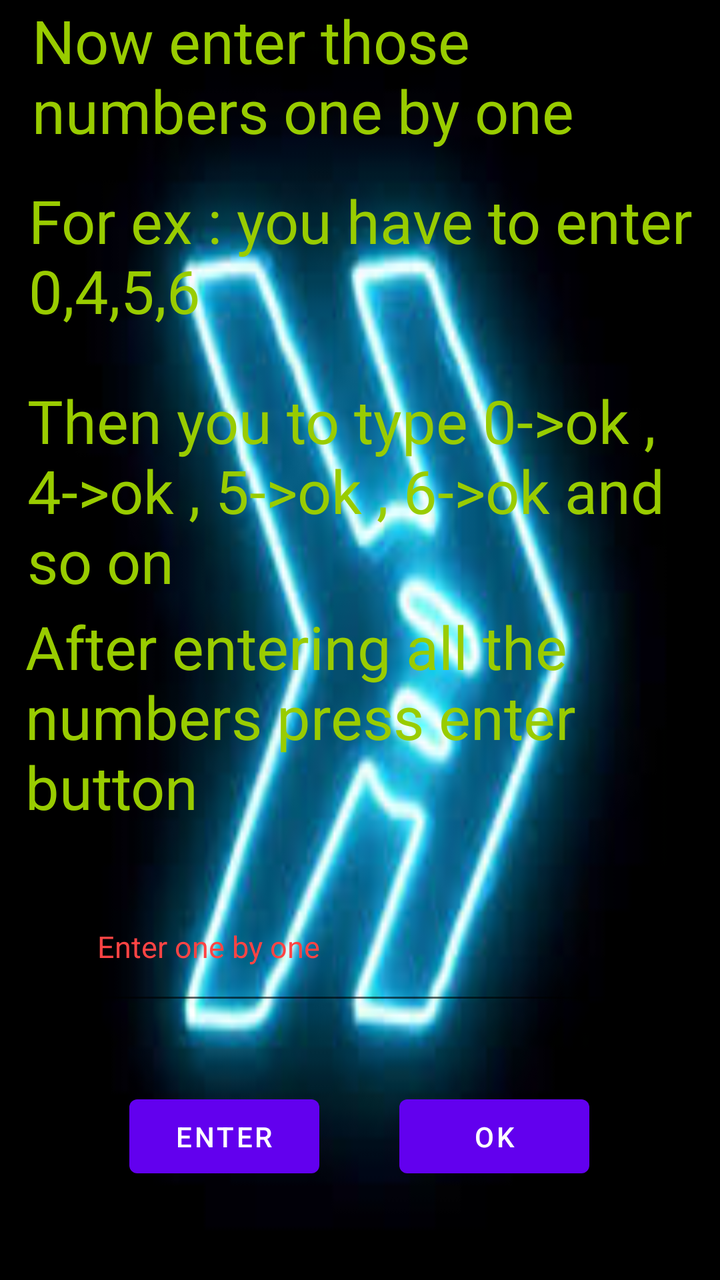
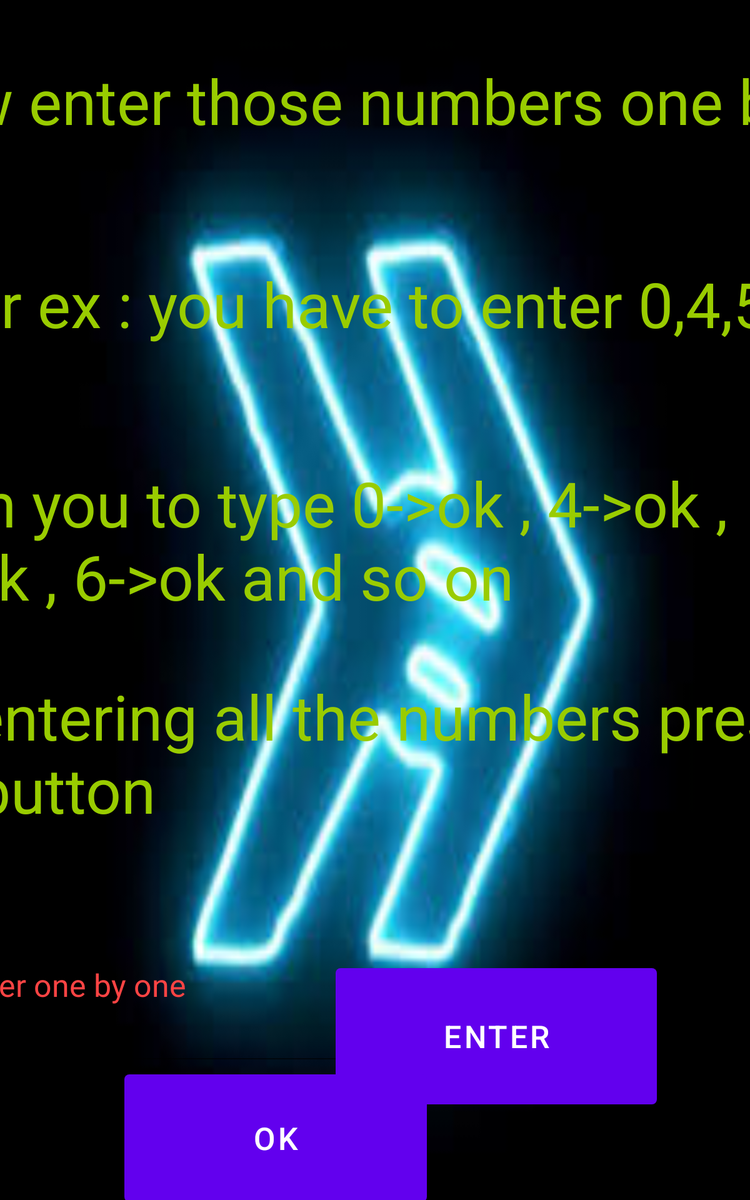

Compare how this app lays out the same screen by default and in its alternative resource folder. The renders come first, then the two layout files and the values they reference.
<!-- AndroidManifest.xml: application theme Theme.KMap -->
<!-- res/layout/activity_two_variable2nd.xml -->
<?xml version="1.0" encoding="utf-8"?>
<androidx.constraintlayout.widget.ConstraintLayout xmlns:android="http://schemas.android.com/apk/res/android"
    xmlns:app="http://schemas.android.com/apk/res-auto"
    xmlns:tools="http://schemas.android.com/tools"
    android:layout_width="match_parent"
    android:layout_height="match_parent"
    android:background="@drawable/b"
    tools:context=".two_variable_2nd">


    <TextView
        android:id="@+id/textView29"
        android:layout_width="328dp"
        android:layout_height="90dp"
        android:text="Now enter those numbers one by one "
        android:textColor="@android:color/holo_green_light"
        android:textSize="30sp"
        app:layout_constraintBottom_toBottomOf="parent"
        app:layout_constraintEnd_toEndOf="parent"
        app:layout_constraintStart_toStartOf="parent"
        app:layout_constraintTop_toTopOf="parent"
        app:layout_constraintVertical_bias="0.0" />

    <TextView
        android:id="@+id/textView30"
        android:layout_width="334dp"
        android:layout_height="100dp"
        android:text="For ex : you have to enter 0,4,5,6"
        android:textColor="@android:color/holo_green_light"
        android:textSize="30sp"
        app:layout_constraintBottom_toBottomOf="parent"
        app:layout_constraintEnd_toEndOf="parent"
        app:layout_constraintHorizontal_bias="0.555"
        app:layout_constraintStart_toStartOf="parent"
        app:layout_constraintTop_toBottomOf="@+id/textView29"
        app:layout_constraintVertical_bias="0.0" />

    <TextView
        android:id="@+id/textView31"
        android:layout_width="336dp"
        android:layout_height="113dp"
        android:text="Then you to type 0->ok , 4->ok , 5->ok , 6->ok and so on"
        android:textColor="@android:color/holo_green_light"
        android:textSize="30sp"
        app:layout_constraintBottom_toBottomOf="parent"
        app:layout_constraintEnd_toEndOf="parent"
        app:layout_constraintHorizontal_bias="0.57"
        app:layout_constraintStart_toStartOf="parent"
        app:layout_constraintTop_toBottomOf="@+id/textView30"
        app:layout_constraintVertical_bias="0.0" />

    <TextView
        android:id="@+id/textView32"
        android:layout_width="335dp"
        android:layout_height="110dp"
        android:text="After entering all the numbers press enter button"
        android:textColor="@android:color/holo_green_light"
        android:textSize="30sp"
        app:layout_constraintBottom_toBottomOf="parent"
        app:layout_constraintEnd_toEndOf="parent"
        app:layout_constraintStart_toStartOf="parent"
        app:layout_constraintTop_toBottomOf="@+id/textView31"
        app:layout_constraintVertical_bias="0.0" />

    <EditText
        android:id="@+id/editTextTextPersonName6"
        android:layout_width="270dp"
        android:layout_height="71dp"
        android:ems="10"
        android:hint="Enter one by one "
        android:inputType="number"
        android:textColorHint="@android:color/holo_red_light"
        android:textSize="15sp"
        app:layout_constraintBottom_toBottomOf="parent"
        app:layout_constraintEnd_toEndOf="parent"
        app:layout_constraintHorizontal_bias="0.496"
        app:layout_constraintStart_toStartOf="parent"
        app:layout_constraintTop_toBottomOf="@+id/textView32"
        app:layout_constraintVertical_bias="0.15" />

    <TextView
        android:id="@+id/textView49"
        android:layout_width="270dp"
        android:layout_height="71dp"
        android:alpha="0"
        android:ems="10"
        android:text="NOW PRESS ENTER BUTTON"
        android:textColor="@color/white"
        android:textColorHint="@android:color/holo_red_light"
        android:textSize="20sp"
        app:layout_constraintBottom_toBottomOf="parent"
        app:layout_constraintEnd_toEndOf="parent"
        app:layout_constraintHorizontal_bias="0.496"
        app:layout_constraintStart_toStartOf="parent"
        app:layout_constraintTop_toBottomOf="@+id/textView32"
        app:layout_constraintVertical_bias="0.15" />

    <LinearLayout
        android:layout_width="280dp"
        android:layout_height="59dp"
        android:gravity="center"
        android:orientation="horizontal"
        app:layout_constraintBottom_toBottomOf="parent"
        app:layout_constraintEnd_toEndOf="parent"
        app:layout_constraintHorizontal_bias="0.496"
        app:layout_constraintStart_toStartOf="parent"
        app:layout_constraintTop_toTopOf="parent"
        app:layout_constraintVertical_bias="0.927">

        <Button
            android:id="@+id/button14"
            android:layout_width="95dp"
            android:layout_height="49dp"
            android:layout_marginRight="20dp"
            android:onClick="Enter"
            android:text="ENTER" />

        <Button
            android:id="@+id/button15"
            android:layout_width="95dp"
            android:layout_height="49dp"
            android:layout_marginLeft="20dp"
            android:onClick="Ok"
            android:text="ok" />
    </LinearLayout>


</androidx.constraintlayout.widget.ConstraintLayout>
<!-- resources referenced by this layout -->
<resources>
  <!-- drawable b: jpg bitmap (drawable-v24, 6883 bytes) -->
  <style name="Theme.KMap" parent="Theme.MaterialComponents.DayNight.DarkActionBar">
          
          <item name="colorPrimary">@color/purple_500</item>
          <item name="colorPrimaryVariant">@color/purple_700</item>
          <item name="colorOnPrimary">@color/white</item>
          
          <item name="colorSecondary">@color/teal_200</item>
          <item name="colorSecondaryVariant">@color/teal_700</item>
          <item name="colorOnSecondary">@color/black</item>
          
          <item name="android:statusBarColor" tools:targetApi="l">?attr/colorPrimaryVariant</item>
          
      </style>
</resources>
<!-- res/layout-sw600dp/activity_two_variable2nd.xml (the repository's variant of the layout above) -->
<!-- drawn on a 7-inch tablet held upright -->
<?xml version="1.0" encoding="utf-8"?>
<androidx.constraintlayout.widget.ConstraintLayout xmlns:android="http://schemas.android.com/apk/res/android"
    xmlns:app="http://schemas.android.com/apk/res-auto"
    xmlns:tools="http://schemas.android.com/tools"
    android:layout_width="match_parent"
    android:layout_height="match_parent"
    android:background="@drawable/b"
    tools:context=".two_variable_2nd">


    <TextView
        android:id="@+id/textView29"
        android:layout_width="783dp"
        android:layout_height="137dp"
        android:text="Now enter those numbers one by one "
        android:textColor="@android:color/holo_green_light"
        android:textSize="50sp"
        app:layout_constraintBottom_toBottomOf="parent"
        app:layout_constraintEnd_toEndOf="parent"
        app:layout_constraintStart_toStartOf="parent"
        app:layout_constraintTop_toTopOf="parent"
        app:layout_constraintVertical_bias="0.057" />

    <TextView
        android:id="@+id/textView30"
        android:layout_width="741dp"
        android:layout_height="143dp"
        android:text="For ex : you have to enter 0,4,5,6"
        android:textColor="@android:color/holo_green_light"
        android:textSize="50sp"
        app:layout_constraintBottom_toBottomOf="parent"
        app:layout_constraintEnd_toEndOf="parent"
        app:layout_constraintHorizontal_bias="0.397"
        app:layout_constraintStart_toStartOf="parent"
        app:layout_constraintTop_toBottomOf="@+id/textView29"
        app:layout_constraintVertical_bias="0.04" />

    <TextView
        android:id="@+id/textView31"
        android:layout_width="792dp"
        android:layout_height="154dp"
        android:text="Then you to type 0->ok , 4->ok , 5->ok , 6->ok and so on"
        android:textColor="@android:color/holo_green_light"
        android:textSize="50sp"
        app:layout_constraintBottom_toBottomOf="parent"
        app:layout_constraintEnd_toEndOf="parent"
        app:layout_constraintHorizontal_bias="0.517"
        app:layout_constraintStart_toStartOf="parent"
        app:layout_constraintTop_toBottomOf="@+id/textView30"
        app:layout_constraintVertical_bias="0.036" />

    <TextView
        android:id="@+id/textView32"
        android:layout_width="826dp"
        android:layout_height="149dp"
        android:text="After entering all the numbers press enter button"
        android:textColor="@android:color/holo_green_light"
        android:textSize="50sp"
        app:layout_constraintBottom_toBottomOf="parent"
        app:layout_constraintEnd_toEndOf="parent"
        app:layout_constraintHorizontal_bias="0.649"
        app:layout_constraintStart_toStartOf="parent"
        app:layout_constraintTop_toBottomOf="@+id/textView31"
        app:layout_constraintVertical_bias="0.057" />

    <EditText
        android:id="@+id/editTextTextPersonName6"
        android:layout_width="679dp"
        android:layout_height="138dp"
        android:ems="10"
        android:hint="Enter one by one "
        android:inputType="number"
        android:textColorHint="@android:color/holo_red_light"
        android:textSize="25sp"
        app:layout_constraintBottom_toBottomOf="parent"
        app:layout_constraintEnd_toEndOf="parent"
        app:layout_constraintHorizontal_bias="0.531"
        app:layout_constraintStart_toStartOf="parent"
        app:layout_constraintTop_toBottomOf="@+id/textView32"
        app:layout_constraintVertical_bias="0.216" />

    <Button
        android:id="@+id/button14"
        android:layout_width="257dp"
        android:layout_height="121dp"
        android:onClick="Enter"
        android:text="ENTER"
        android:textSize="25sp"
        app:layout_constraintBottom_toBottomOf="parent"
        app:layout_constraintEnd_toEndOf="parent"
        app:layout_constraintHorizontal_bias="0.783"
        app:layout_constraintStart_toStartOf="parent"
        app:layout_constraintTop_toBottomOf="@+id/textView32"
        app:layout_constraintVertical_bias="0.533" />

    <Button
        android:id="@+id/button15"
        android:layout_width="242dp"
        android:layout_height="114dp"
        android:onClick="Ok"
        android:text="ok"
        android:textSize="25sp"
        app:layout_constraintBottom_toBottomOf="parent"
        app:layout_constraintEnd_toEndOf="parent"
        app:layout_constraintHorizontal_bias="0.278"
        app:layout_constraintStart_toStartOf="parent"
        app:layout_constraintTop_toBottomOf="@+id/editTextTextPersonName6"
        app:layout_constraintVertical_bias="0.238" />

    <TextView
        android:id="@+id/textView49"
        android:layout_width="675dp"
        android:layout_height="147dp"
        android:alpha="0"
        android:ems="10"
        android:text="NOW PRESS ENTER BUTTON"
        android:textColor="@color/white"
        android:textColorHint="@android:color/holo_red_light"
        android:textSize="25sp"
        app:layout_constraintBottom_toBottomOf="parent"
        app:layout_constraintEnd_toEndOf="parent"
        app:layout_constraintHorizontal_bias="0.468"
        app:layout_constraintStart_toStartOf="parent"
        app:layout_constraintTop_toBottomOf="@+id/textView32"
        app:layout_constraintVertical_bias="0.193" />


</androidx.constraintlayout.widget.ConstraintLayout>
